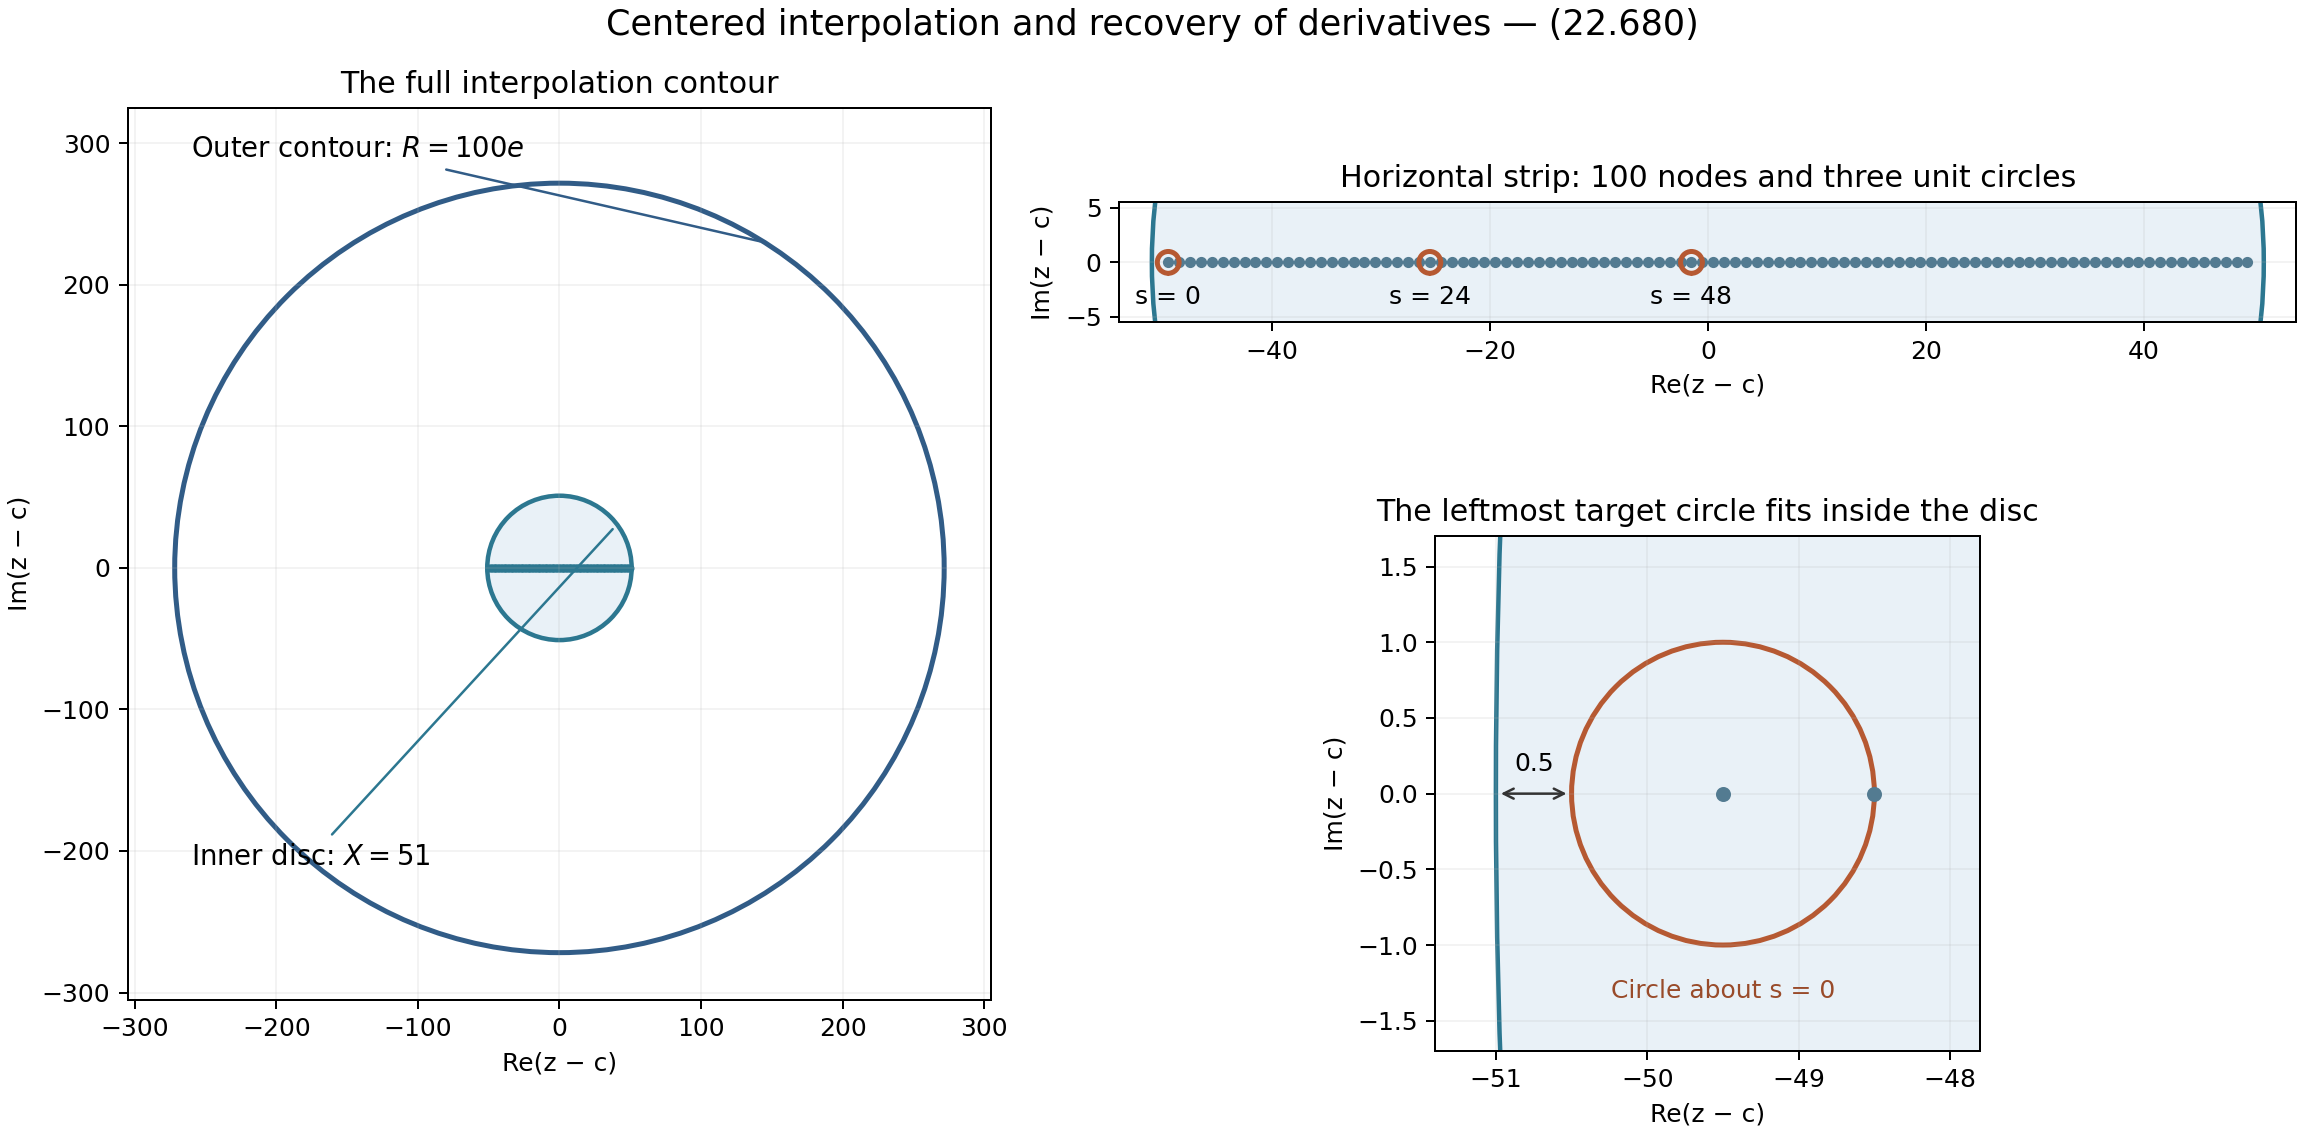

Here is the Python script that generated this plot:
"""Figure22.19: the exact centered discs of Exercise22.226."""
from pathlib import Path
import math
import matplotlib
matplotlib.use('Agg')
import matplotlib.pyplot as plt
from matplotlib.patches import Circle

base=Path(__file__).resolve().parent
center=49.5
nodes=[j-center for j in range(100)]
targets=[s-center for s in [0,24,48]]
assert [abs(s)+1 for s in targets]==[50.5,26.5,2.5]
fig=plt.figure(figsize=(12.8,6.3),constrained_layout=True)
grid=fig.add_gridspec(2,2,width_ratios=[1.1,1.5],height_ratios=[1,1.25])
ax=fig.add_subplot(grid[:,0])
ax.add_patch(Circle((0,0),100*math.e,fill=False,lw=2,color='#315c87'))
ax.add_patch(Circle((0,0),51,facecolor='#e9f1f7',edgecolor='#2c7790',lw=1.8))
ax.scatter(nodes,[0]*100,s=5,color='#2c7790')
ax.annotate(r'Outer contour: $R=100e$',xy=(145,230),xytext=(-260,290),fontsize=11,arrowprops={'arrowstyle':'-','color':'#315c87'})
ax.annotate(r'Inner disc: $X=51$',xy=(40,30),xytext=(-260,-210),fontsize=11,arrowprops={'arrowstyle':'-','color':'#2c7790'})
ax.set(xlim=(-305,305),ylim=(-305,325),xlabel='Re(z − c)',ylabel='Im(z − c)',title='The full interpolation contour')
ax.set_aspect('equal');ax.grid(alpha=.15)
ax=fig.add_subplot(grid[0,1])
ax.add_patch(Circle((0,0),51,facecolor='#e9f1f7',edgecolor='#2c7790',lw=1.8))
ax.scatter(nodes,[0]*100,s=12,color='#537b91',zorder=3)
for position,label in zip(targets,['s = 0','s = 24','s = 48']):
    ax.add_patch(Circle((position,0),1,fill=False,color='#b65932',lw=2,zorder=5))
    ax.annotate(label,xy=(position,-1),xytext=(position,-3.8),ha='center',fontsize=10,arrowprops={'arrowstyle':'-','color':'#b65932'})
ax.set(xlim=(-54,54),ylim=(-5.5,5.5),xlabel='Re(z − c)',ylabel='Im(z − c)',title='Horizontal strip: 100 nodes and three unit circles')
ax.set_aspect('equal');ax.grid(alpha=.15)
ax=fig.add_subplot(grid[1,1])
ax.add_patch(Circle((0,0),51,facecolor='#e9f1f7',edgecolor='#2c7790',lw=1.8))
ax.add_patch(Circle((-49.5,0),1,fill=False,color='#b65932',lw=2))
ax.scatter([-49.5,-48.5],[0,0],s=25,color='#537b91',zorder=4)
ax.annotate('',xy=(-51,0),xytext=(-50.5,0),arrowprops={'arrowstyle':'<->','color':'#333'})
ax.text(-50.75,.15,'0.5',ha='center',fontsize=10)
ax.text(-49.5,-1.35,'Circle about s = 0',ha='center',fontsize=10,color='#994b2a')
ax.set(xlim=(-51.4,-47.8),ylim=(-1.7,1.7),xlabel='Re(z − c)',ylabel='Im(z − c)',title='The leftmost target circle fits inside the disc')
ax.set_aspect('equal');ax.grid(alpha=.15)
fig.suptitle('Centered interpolation and recovery of derivatives — (22.680)',fontsize=14)
fig.savefig(base/'elliptic-centered-interpolation.png',dpi=180)
plt.close(fig)
print('Figure22.19 saved:100 nodes and three unit circles strictly inside radius51.')
